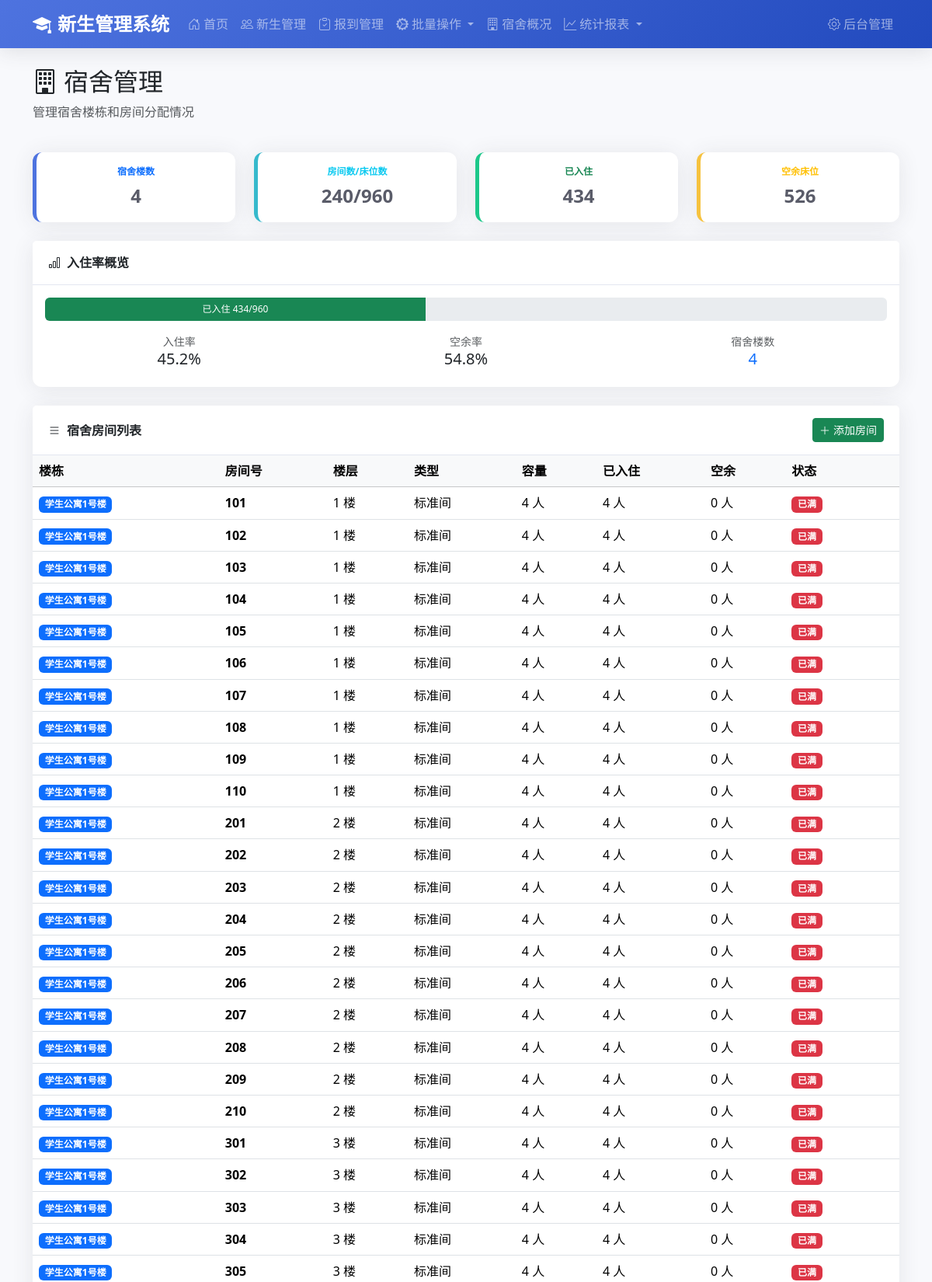
The page /dormitories/ (upper part) on the database its author committed.
### students/models.py (models this page shows, shortened)
class DormitoryRoom(models.Model):
    ROOM_TYPE_CHOICES = [
        ('standard', '标准间'),
        ('deluxe', '豪华间'),
        ('single', '单人间'),
    ]
    building = models.ForeignKey(
        DormitoryBuilding,
        on_delete=models.CASCADE,
        related_name='rooms',
        verbose_name='所属楼栋'
    )
    room_number = models.CharField('房间号', max_length=20)
    floor = models.IntegerField('所在楼层')
    capacity = models.IntegerField('床位数', default=4)
    room_type = models.CharField('房间类型', max_length=20, choices=ROOM_TYPE_CHOICES, default='standard')
    has_bathroom = models.BooleanField('独立卫浴', default=False)
    has_air_conditioner = models.BooleanField('空调', default=False)
    fee_per_year = models.DecimalField('住宿费(元/年)', max_digits=8, decimal_places=2, default=1200)
    remark = models.TextField('备注', blank=True)
    is_active = models.BooleanField('是否启用', default=True)
    created_at = models.DateTimeField('创建时间', auto_now_add=True)
    class Meta:
        verbose_name = '宿舍房间'
        verbose_name_plural = '宿舍房间管理'
        unique_together = ['building', 'room_number']
        ordering = ['building', 'floor', 'room_number']
    @property
    def current_occupancy(self):
        return self.students.count()
    @property
    def available_beds(self):
        return self.capacity - self.current_occupancy
    @property
    def is_full(self):
        return self.current_occupancy >= self.capacity

class DormitoryBuilding(models.Model):
    GENDER_CHOICES = [
        ('M', '男生宿舍'),
        ('F', '女生宿舍'),
        ('X', '混合宿舍'),
    ]
    name = models.CharField('楼栋名称', max_length=50, unique=True)
    code = models.CharField('楼栋编号', max_length=20, unique=True)
    gender_type = models.CharField('宿舍类型', max_length=1, choices=GENDER_CHOICES, default='X')
    floors = models.IntegerField('楼层数', default=6)
    manager = models.CharField('楼管姓名', max_length=50, blank=True)
    manager_phone = models.CharField('楼管电话', max_length=20, blank=True)
    address = models.CharField('位置描述', max_length=200, blank=True)
    is_active = models.BooleanField('是否启用', default=True)
    created_at = models.DateTimeField('创建时间', auto_now_add=True)
    class Meta:
        verbose_name = '宿舍楼'
        verbose_name_plural = '宿舍楼管理'
        ordering = ['code']

### students/views.py (the view)
# urls.py: path('dormitories/', views.dormitory_list, name='dormitory_list'),
def dormitory_list(request):
    buildings = DormitoryBuilding.objects.filter(is_active=True).prefetch_related('rooms')
    rooms = DormitoryRoom.objects.filter(is_active=True).select_related('building')
    total_buildings = buildings.count()
    total_rooms = rooms.count()
    total_capacity = sum(room.capacity for room in rooms)
    total_occupied = sum(room.current_occupancy for room in rooms)
    context = {
        'buildings': buildings,
        'rooms': rooms,
        'total_buildings': total_buildings,
        'total_rooms': total_rooms,
        'total_capacity': total_capacity,
        'total_occupied': total_occupied,
        'available_beds': total_capacity - total_occupied,
    }
    return render(request, 'students/dormitory_list.html', context)

### students/templatetags/math_filters.py (called while the page is built)
@register.filter
def percentage(value, total):
    try:
        if float(total) == 0:
            return 0
        return round(float(value) / float(total) * 100, 1)
    except (ValueError, TypeError, ZeroDivisionError):
        return 0

### templates/students/dormitory_list.html (shortened to what this page needs)
{% extends 'base.html' %}
{% load math_filters %}
{% block content %}
<div class="row mb-4">
    <div class="col-12">
        <h2><i class="bi bi-building me-2"></i>宿舍管理</h2>
        <p class="text-muted">管理宿舍楼栋和房间分配情况</p>
    </div>
</div>
<div class="row g-4 mb-4">
    <div class="col-md-3">
        <div class="card stat-card primary h-100">
            <div class="card-body text-center">
                <div class="stat-label text-primary">宿舍楼数</div>
                <div class="stat-value">{{ total_buildings }}</div>
            </div>
        </div>
    </div>
    <div class="col-md-3">
        <div class="card stat-card info h-100">
            <div class="card-body text-center">
                <div class="stat-label text-info">房间数/床位数</div>
                <div class="stat-value">{{ total_rooms }}/{{ total_capacity }}</div>
            </div>
        </div>
    </div>
    <div class="col-md-3">
        <div class="card stat-card success h-100">
            <div class="card-body text-center">
                <div class="stat-label text-success">已入住</div>
                <div class="stat-value">{{ total_occupied }}</div>
            </div>
        </div>
    </div>
    <div class="col-md-3">
        <div class="card stat-card warning h-100">
            <div class="card-body text-center">
                <div class="stat-label text-warning">空余床位</div>
                <div class="stat-value">{{ available_beds }}</div>
            </div>
        </div>
    </div>
</div>
<div class="card mb-4">
    <div class="card-header">
        <i class="bi bi-bar-chart me-2"></i>入住率概览
    </div>
    <div class="card-body">
        <div class="progress" style="height: 30px;">
            {% if total_capacity > 0 %}
            {% with rate=total_occupied|percentage:total_capacity %}
            <div class="progress-bar bg-success" role="progressbar"
                 style="width: {{ rate }}%">
                已入住 {{ total_occupied }}/{{ total_capacity }}
            </div>
            {% endwith %}
            {% else %}
            <div class="progress-bar bg-secondary" role="progressbar" style="width: 100%">
                暂无数据
            </div>
            {% endif %}
        </div>
        <div class="row mt-3 text-center">
            <div class="col-4">
                <div class="text-muted small">入住率</div>
                <div class="h5">
                    {% if total_capacity > 0 %}
                    {{ total_occupied|percentage:total_capacity }}%
                    {% else %}
                    0%
                    {% endif %}
                </div>
            </div>
            <div class="col-4">
                <div class="text-muted small">空余率</div>
                <div class="h5">
                    {% if total_capacity > 0 %}
                    {{ available_beds|percentage:total_capacity }}%
                    {% else %}
                    0%
                    {% endif %}
                </div>
            </div>
            <div class="col-4">
                <div class="text-muted small">宿舍楼数</div>
                <div class="h5 text-primary">
                    {{ total_buildings }}
                </div>
            </div>
        </div>
    </div>
</div>
<div class="card">
    <div class="card-header d-flex justify-content-between align-items-center">
        <span><i class="bi bi-list me-2"></i>宿舍房间列表</span>
        <a href="/admin/students/dormitoryroom/add/" class="btn btn-sm btn-success" target="_blank">
            <i class="bi bi-plus-lg me-1"></i>添加房间
        </a>
    </div>
    <div class="card-body p-0">
        <div class="table-responsive">
            <table class="table table-hover mb-0">
                <thead class="table-light">
                    <tr>
                        <th>楼栋</th>
                        <th>房间号</th>
                        <th>楼层</th>
                        <th>类型</th>
                        <th>容量</th>
                        <th>已入住</th>
                        <th>空余</th>
                        <th>状态</th>
                    </tr>
                </thead>
                <tbody>
                    {% for room in rooms %}
                    <tr>
                        <td><span class="badge bg-primary">{{ room.building.name }}</span></td>
                        <td><strong>{{ room.room_number }}</strong></td>
                        <td>{{ room.floor }} 楼</td>
                        <td>{{ room.get_room_type_display }}</td>
                        <td>{{ room.capacity }} 人</td>
                        <td>{{ room.current_occupancy }} 人</td>
                        <td>{{ room.available_beds }} 人</td>
                        <td>
                            {% if room.is_full %}
                            <span class="badge bg-danger">已满</span>
                            {% else %}
                            <span class="badge bg-success">可入住</span>
                            {% endif %}
                        </td>
                    </tr>
                    {% endfor %}
                </tbody>
            </table>
        </div>
    </div>
</div>
{% endblock %}

### templates/base.html (style rules this page uses)
:root { --primary-color: #4e73df; --secondary-color: #858796; --success-color: #1cc88a; --info-color: #36b9cc; --warning-color: #f6c23e; --danger-color: #e74a3b; }
body { background-color: #f8f9fc; font-family: 'Segoe UI', Tahoma, Geneva, Verdana, sans-serif; }
.card { border: none; border-radius: 0.75rem; box-shadow: 0 0.15rem 1.75rem 0 rgba(58, 59, 69, 0.1); transition: transform 0.2s ease-in-out; }
.card-header { background-color: #fff; border-bottom: 1px solid #e3e6f0; font-weight: 600; padding: 1rem 1.25rem; }
.stat-card { border-left: 0.35rem solid; }
.stat-card.primary { border-left-color: var(--primary-color); }
.stat-card.success { border-left-color: var(--success-color); }
.stat-card.info { border-left-color: var(--info-color); }
.stat-card.warning { border-left-color: var(--warning-color); }
.stat-label { font-size: 0.75rem; font-weight: 700; text-transform: uppercase; margin-bottom: 0.25rem; }
.stat-value { font-size: 1.5rem; font-weight: 700; color: #5a5c69; }

### rows shown on the page
DormitoryRoom: building.name "学生公寓1号楼", room_number "101", floor "1", room_type "标准间", capacity "4", current_occupancy "4", available_beds "0", shows "已满"
DormitoryRoom: building.name "学生公寓1号楼", room_number "102", floor "1", room_type "标准间", capacity "4", current_occupancy "4", available_beds "0", shows "已满"
DormitoryRoom: building.name "学生公寓1号楼", room_number "103", floor "1", room_type "标准间", capacity "4", current_occupancy "4", available_beds "0", shows "已满"
DormitoryRoom: building.name "学生公寓1号楼", room_number "104", floor "1", room_type "标准间", capacity "4", current_occupancy "4", available_beds "0", shows "已满"
DormitoryRoom: building.name "学生公寓1号楼", room_number "105", floor "1", room_type "标准间", capacity "4", current_occupancy "4", available_beds "0", shows "已满"
DormitoryRoom: building.name "学生公寓1号楼", room_number "106", floor "1", room_type "标准间", capacity "4", current_occupancy "4", available_beds "0", shows "已满"
DormitoryRoom: building.name "学生公寓1号楼", room_number "107", floor "1", room_type "标准间", capacity "4", current_occupancy "4", available_beds "0", shows "已满"
DormitoryRoom: building.name "学生公寓1号楼", room_number "108", floor "1", room_type "标准间", capacity "4", current_occupancy "4", available_beds "0", shows "已满"
DormitoryRoom: building.name "学生公寓1号楼", room_number "109", floor "1", room_type "标准间", capacity "4", current_occupancy "4", available_beds "0", shows "已满"
DormitoryRoom: building.name "学生公寓1号楼", room_number "110", floor "1", room_type "标准间", capacity "4", current_occupancy "4", available_beds "0", shows "已满"
DormitoryRoom: building.name "学生公寓1号楼", room_number "201", floor "2", room_type "标准间", capacity "4", current_occupancy "4", available_beds "0", shows "已满"
DormitoryRoom: building.name "学生公寓1号楼", room_number "202", floor "2", room_type "标准间", capacity "4", current_occupancy "4", available_beds "0", shows "已满"
DormitoryRoom: building.name "学生公寓1号楼", room_number "203", floor "2", room_type "标准间", capacity "4", current_occupancy "4", available_beds "0", shows "已满"
DormitoryRoom: building.name "学生公寓1号楼", room_number "204", floor "2", room_type "标准间", capacity "4", current_occupancy "4", available_beds "0", shows "已满"
DormitoryRoom: building.name "学生公寓1号楼", room_number "205", floor "2", room_type "标准间", capacity "4", current_occupancy "4", available_beds "0", shows "已满"
DormitoryRoom: building.name "学生公寓1号楼", room_number "206", floor "2", room_type "标准间", capacity "4", current_occupancy "4", available_beds "0", shows "已满"
DormitoryRoom: building.name "学生公寓1号楼", room_number "207", floor "2", room_type "标准间", capacity "4", current_occupancy "4", available_beds "0", shows "已满"
DormitoryRoom: building.name "学生公寓1号楼", room_number "208", floor "2", room_type "标准间", capacity "4", current_occupancy "4", available_beds "0", shows "已满"
DormitoryRoom: building.name "学生公寓1号楼", room_number "209", floor "2", room_type "标准间", capacity "4", current_occupancy "4", available_beds "0", shows "已满"
DormitoryRoom: building.name "学生公寓1号楼", room_number "210", floor "2", room_type "标准间", capacity "4", current_occupancy "4", available_beds "0", shows "已满"
DormitoryRoom: building.name "学生公寓1号楼", room_number "301", floor "3", room_type "标准间", capacity "4", current_occupancy "4", available_beds "0", shows "已满"
DormitoryRoom: building.name "学生公寓1号楼", room_number "302", floor "3", room_type "标准间", capacity "4", current_occupancy "4", available_beds "0", shows "已满"
DormitoryRoom: building.name "学生公寓1号楼", room_number "303", floor "3", room_type "标准间", capacity "4", current_occupancy "4", available_beds "0", shows "已满"
DormitoryRoom: building.name "学生公寓1号楼", room_number "304", floor "3", room_type "标准间", capacity "4", current_occupancy "4", available_beds "0", shows "已满"
DormitoryRoom: building.name "学生公寓1号楼", room_number "305", floor "3", room_type "标准间", capacity "4", current_occupancy "4", available_beds "0", shows "已满"

### other values the page prints
{{ total_buildings }} "4"
{{ total_rooms }} "240"
{{ total_capacity }} "960"
{{ total_occupied }} "434"
{{ available_beds }} "526"
{{ total_occupied|percentage:total_capacity }} "45.2"
{{ available_beds|percentage:total_capacity }} "54.8"
